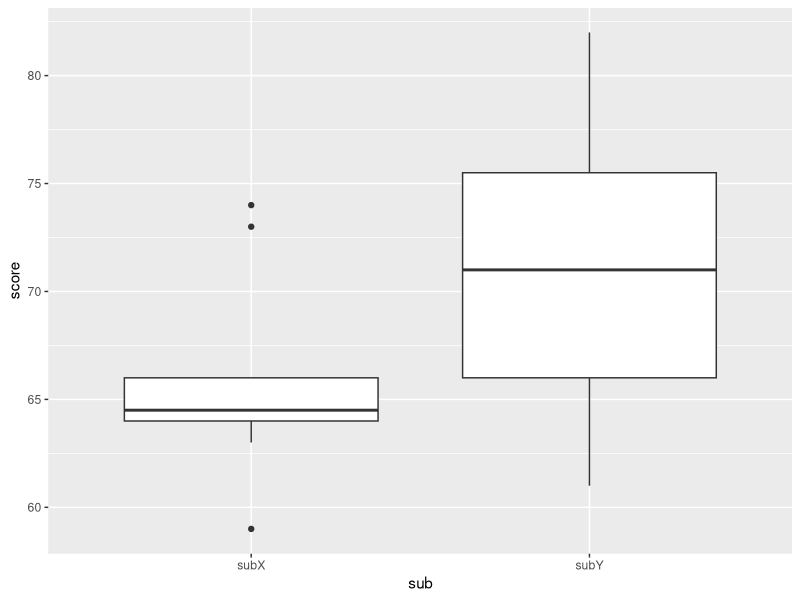

R code for this plot:
# 7-3-2
library(tidyverse)
subX <- c(66,73,65,64,59,64,66,63,64,74)
subY <- c(61,64,69,65,70,76,74,82,79,72)
ex1  <- tibble(subX=subX,subY=subY)
ex2 <- ex1 %>% pivot_longer(subX:subY,names_to="sub",values_to="score")
ggplot(ex2)+geom_boxplot(aes(x=sub,y=score))
    

var.test(ex1$subX,ex1$subY)
t.test(ex1$subX,ex1$subY,paired=FALSE,var.equal = FALSE)
t.test(ex1$subX,ex1$subY,paired=FALSE,var.equal = TRUE)
